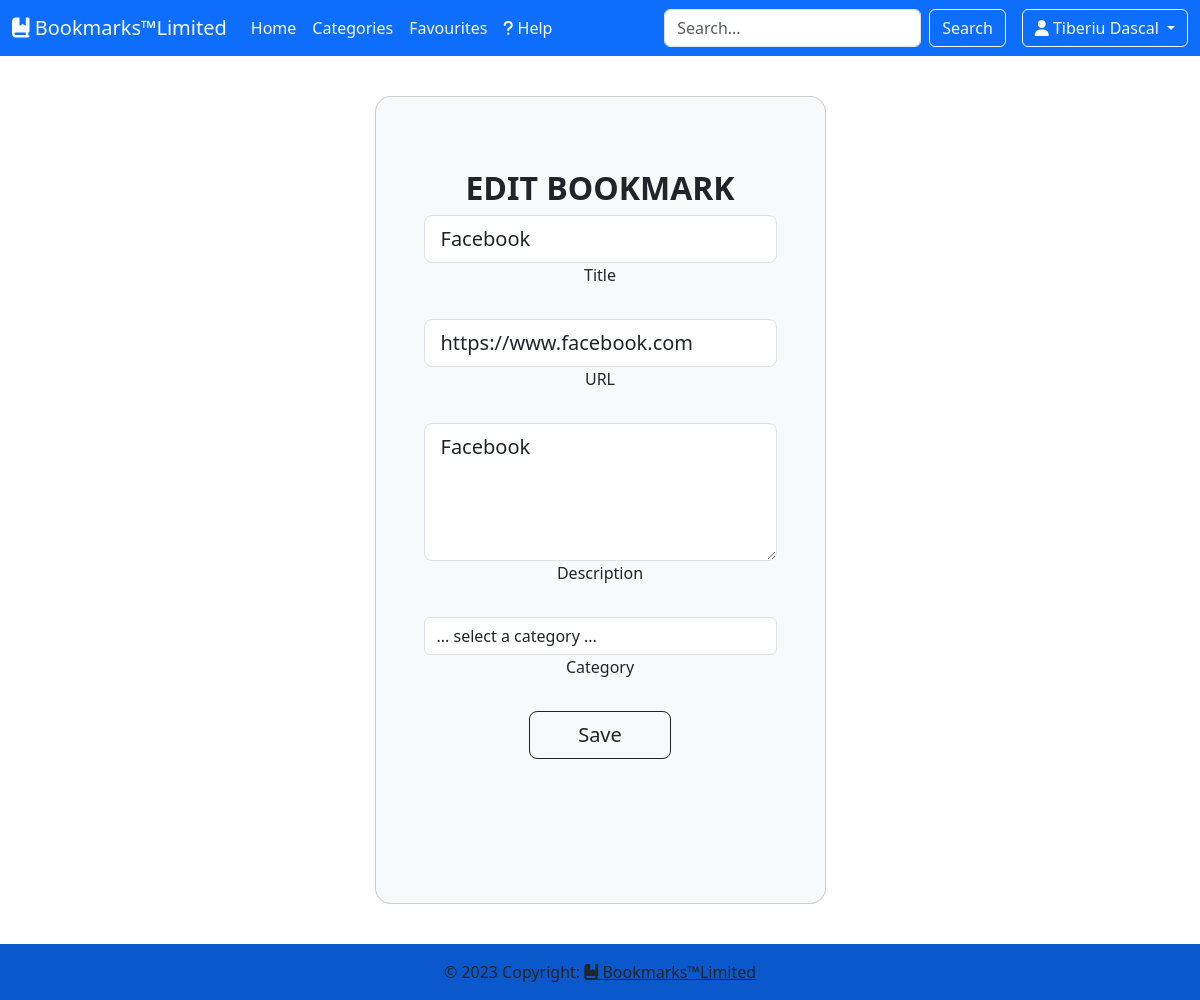
Page /edit_bookmark.php?id=2 (signed in) on the earlier database version.
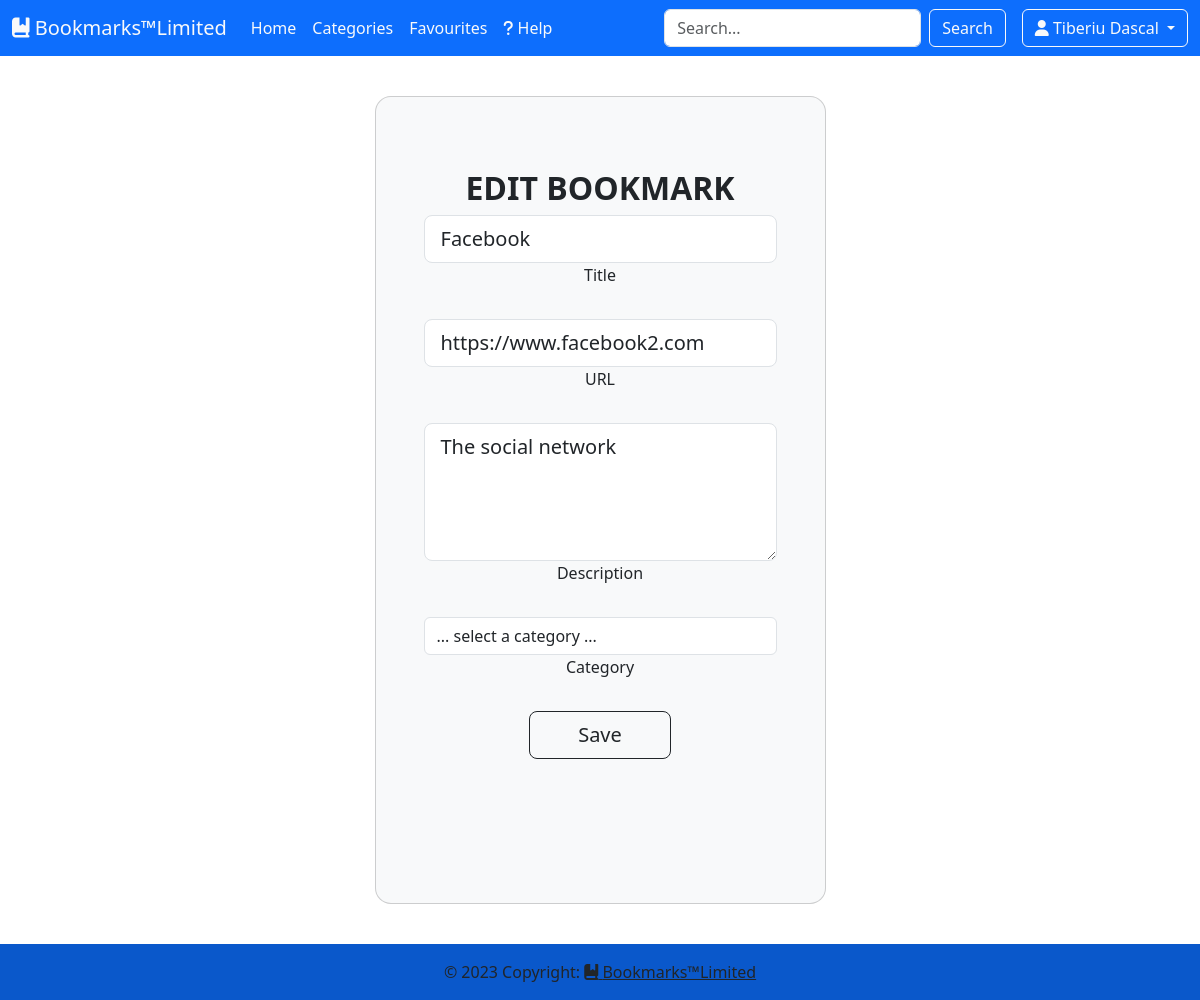
Same page on the later database version.
### tables this page shows
CREATE TABLE `bookmarks` (
  `id` int(10) unsigned NOT NULL AUTO_INCREMENT,
  `title` varchar(255) NOT NULL,
  `URL` varchar(300) NOT NULL,
  `description` text DEFAULT NULL,
  `date_created` datetime NOT NULL DEFAULT current_timestamp(),
  `date_modified` datetime DEFAULT NULL,
  `owner_id` int(11) unsigned NOT NULL,
  `category_id` int(10) unsigned DEFAULT NULL,
  PRIMARY KEY (`id`),
  KEY `fk_bookmarks_users` (`owner_id`),
  KEY `fk_bookmarks_categories` (`category_id`) USING BTREE,
  CONSTRAINT `FK_bookmarks_categories` FOREIGN KEY (`category_id`) REFERENCES `categories` (`id`),
  CONSTRAINT `fk_bookmarks_users` FOREIGN KEY (`owner_id`) REFERENCES `users` (`id`)
);

### edit_bookmark.php (called while the page is built, shortened)
<?php
require_once 'classes/Database.php';
require_once 'classes/Bookmark.php';
include 'templates/header.php';
$form_title = "Edit";
$id = $_GET['id'];
$db = new Database();
$bm = new Bookmark($db);
$bookmark = $bm->getBookmarkById($id);
$title = $bookmark['title'];
$url = $bookmark['URL'];
$description = $bookmark['description'];
include 'templates/t_bookmark.php';
include 'templates/footer.php';

### classes/Database.php (called while the page is built, shortened)
<?php
class Database
{
    private $conn;
    public function __construct()
    {
        $this->conn = new mysqli(DB_HOST, DB_USER, DB_PASS, DB_NAME);
        $this->conn->set_charset('utf8');
    }
    public function query($sql)
    {
        return $this->conn->query($sql);
    }
}

### classes/Bookmark.php (called while the page is built, shortened)
<?php
class Bookmark
{
    private $db;
    public function __construct(Database $database)
    {
        $this->db = $database;
    }
    public function getBookmarkById($id)
    {
        $id = (int)$id;
        $sql = "SELECT * FROM bookmarks WHERE id = $id";
        $result = $this->db->query($sql);
        return $result->fetch_assoc();
    }
}

### templates/t_bookmark.php (the view, shortened to what this page needs)
<form method="POST">
    <section class="gradient-custom">
        <div class="container py-2 h-100">
            <div class="row d-flex justify-content-center align-items-center h-100">
                <div class="col-12 col-md-8 col-lg-6 col-xl-5">
                    <div class="card bg-light text-dark" style="border-radius: 1rem;">
                        <div class="card-body p-5 text-center">
                            <div class="mb-md-5 mt-md-4 pb-5">
                                <h2 class="fw-bold mb-2 text-uppercase"><?=$form_title?> Bookmark</h2>
                                <div class="form-outline form-white mb-4">
                                    <input type="text" name="title" id="title" class="form-control form-control-lg"
                                           value="<?php if(isset($title)) { echo $title; } ?>" required/>
                                    <label class="form-label" for="title">Title</label>
                                </div>
                                <div class="form-outline form-white mb-4">
                                    <input type="text" name="url" id="url" class="form-control form-control-lg"
                                           value="<?php if(isset($url)) { echo $url; } ?>" required/>
                                    <label class="form-label" for="url">URL</label>
                                </div>
                                <div class="form-outline form-white mb-4">
                                    <textarea name="description" id="description" class="form-control form-control-lg" rows="4"><?php if(isset($description)) { echo $description; } ?></textarea>
                                    <label class="form-label" for="description">Description</label>
                                </div>
                                <div class="form-outline form-white mb-4">
                                    <select class="form-control form control-lg" name="category" id="category">
                                        <option value="0" disabled selected> ... select a category ...</option>
                                    </select>
                                    <label class="form-label" for="category">Category</label>
                                </div>
                                <button class="btn btn-outline-dark btn-lg px-5" type="submit" name="save">Save</button>
                            </div>
                        </div>
                    </div>
                </div>
            </div>
        </div>
    </section>
</form>

Differences in the rows shown:
changed bookmarks "Facebook": url "https://www.facebook.com" → "https://www.facebook2.com"; description "Facebook" → "The social network"
